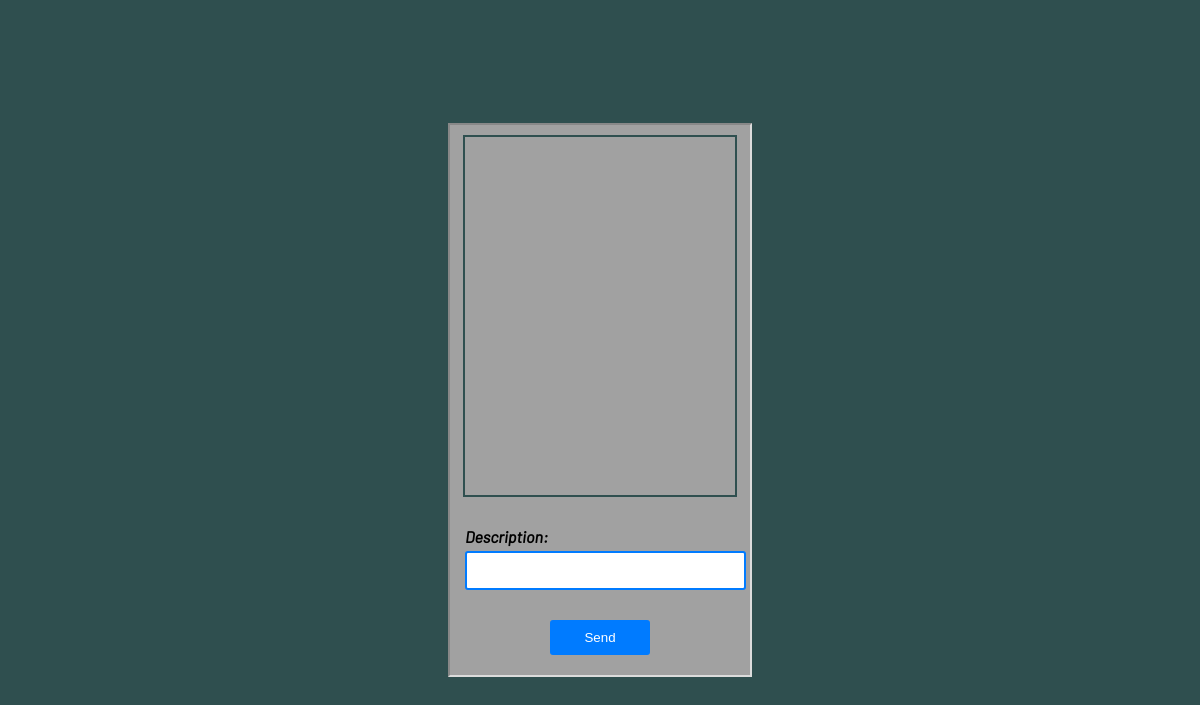
Before: /tasks/comments/2/ (signed in) with the older database file.
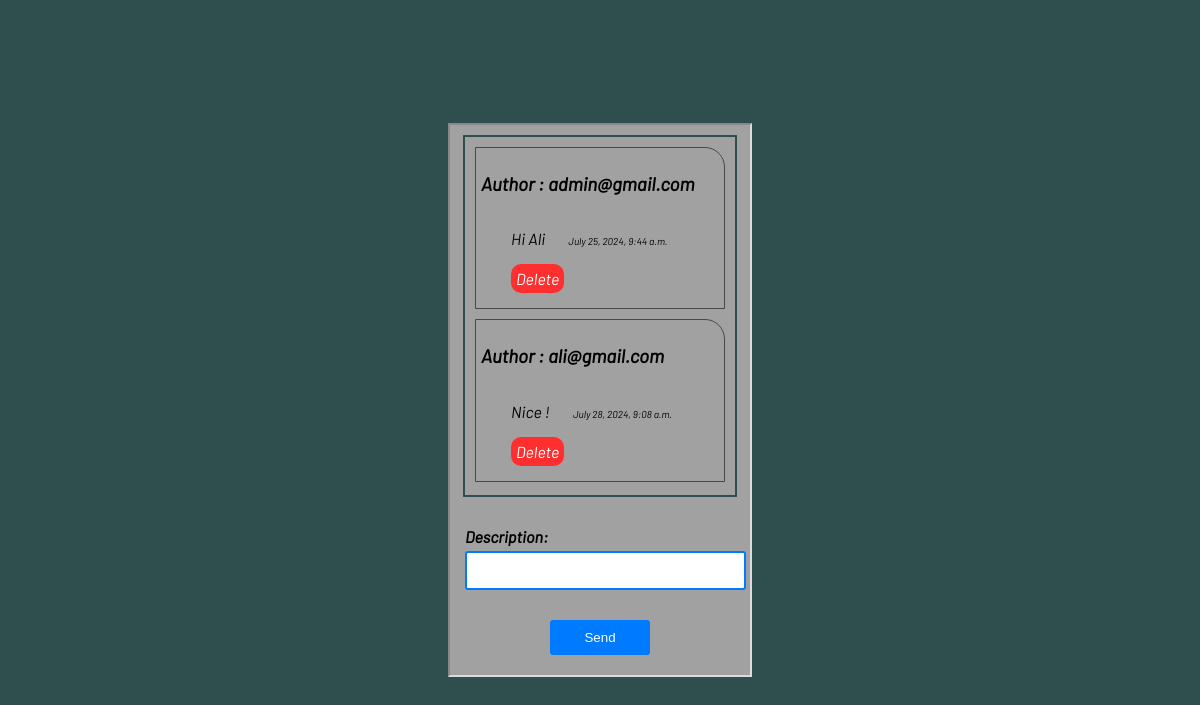
After: the same page with the newer database file.
### Tasks/models.py (models this page shows, shortened)
class Comment(models.Model):
    Author = models.ForeignKey(UserAccount, on_delete=models.CASCADE)
    task = models.ForeignKey(Tasks, on_delete=models.CASCADE)
    description = models.TextField()
    date = models.DateTimeField(auto_now_add=True)

class UserAccount(AbstractBaseUser):
    email = models.EmailField(verbose_name='Email Address', max_length=250, unique=True)
    name = models.CharField(max_length=50)
    is_active = models.BooleanField(default=True)
    is_staff = models.BooleanField(default=False)
    objects = UserAccountManager()
    USERNAME_FIELD = 'email'
    REQUIRED_FIELDS = ['name']
    def __str__(self):
        return self.email

### Tasks/views.py (the view)
# urls.py: path('comments/<task_id>/', comments_view, name='comments'),
@login_required
def comments_view(request, task_id):
    comments = Comment.objects.filter(task__id= task_id)
    if request.method == 'POST':
        form = CreateCommentForm(request.POST)
        if form.is_valid():
            comment = form.save(commit=False)
            comment.Author = request.user
            comment.task = Tasks.objects.get(id=task_id)
            comment.save()
            messages.success(request, 'A comment was made', extra_tags='comment')
            return redirect('comments', task_id=task_id)
    else:
        form = CreateCommentForm()
    context = {
        'comments': comments,
        'form': form,
        'button': 'Send',
        'task_id': task_id,
        }
    return render(request, 'Tasks/comments.html', context)

### Tasks/forms.py
class CreateCommentForm(forms.ModelForm):
    class Meta:
        model = Comment
        fields = ['description']
        widgets = {
            'description': forms.TextInput(attrs={'class': 'form-control'})
        }

### Tasks/templates/Tasks/comments.html (shortened to what this page needs)
{% load static %}
<!DOCTYPE html>
<html lang="en">
<head>
    <link rel="stylesheet" href="{% static 'Tasks/css/comments_style.css' %}">
</head>
<body>
    <div class="create-comment-form">
        <div class="comments">
            {% for comment in comments %}
                <div class="single-comment">
                    <h3>Author : {{ comment.Author }}</h3>
                    <p class="description">
                        {{ comment.description }} <span id="time">{{ comment.date }}</span>
                    </p>
                    <a id="delete-button" href="{% url 'delete-comment' task_id comment.id %}">Delete</a>
                </div>
            {% endfor %}
        </div>
        <div class="form">
            <form action="" method="post">
                {{ form }}
                <button type="submit">{{ button }}</button>
            </form>
        </div>
    </div>
</body>
</html>

Changed rows visible on the page:
added Comment: Author "admin@gmail.com", description "Hi Ali", date "July 25, 2024, 9:44 a.m."
added Comment: Author "ali@gmail.com", description "Nice !", date "July 28, 2024, 9:08 a.m."
